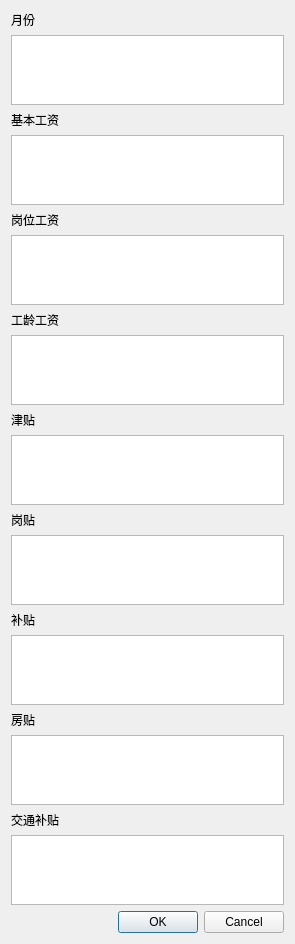
<?xml version="1.0" encoding="UTF-8"?>
<ui version="4.0">
 <class>Dialogsal</class>
 <widget class="QDialog" name="Dialogsal">
  <property name="geometry">
   <rect>
    <x>0</x>
    <y>0</y>
    <width>295</width>
    <height>928</height>
   </rect>
  </property>
  <property name="windowTitle">
   <string>Dialog</string>
  </property>
  <layout class="QVBoxLayout" name="verticalLayout">
   <item>
    <widget class="QLabel" name="labelmonth">
     <property name="text">
      <string>月份</string>
     </property>
    </widget>
   </item>
   <item>
    <widget class="QTextEdit" name="textEdit_month"/>
   </item>
   <item>
    <widget class="QLabel" name="label_J_G">
     <property name="text">
      <string>基本工资</string>
     </property>
    </widget>
   </item>
   <item>
    <widget class="QTextEdit" name="textEdit_J_G"/>
   </item>
   <item>
    <widget class="QLabel" name="label_GW_G">
     <property name="text">
      <string>岗位工资</string>
     </property>
    </widget>
   </item>
   <item>
    <widget class="QTextEdit" name="textEdit_GW_G"/>
   </item>
   <item>
    <widget class="QLabel" name="label_GL_G">
     <property name="text">
      <string>工龄工资</string>
     </property>
    </widget>
   </item>
   <item>
    <widget class="QTextEdit" name="textEdit_GL_G"/>
   </item>
   <item>
    <widget class="QLabel" name="label_J_T">
     <property name="text">
      <string>津贴</string>
     </property>
    </widget>
   </item>
   <item>
    <widget class="QTextEdit" name="textEdit_J_T"/>
   </item>
   <item>
    <widget class="QLabel" name="label_G_T">
     <property name="text">
      <string>岗贴</string>
     </property>
    </widget>
   </item>
   <item>
    <widget class="QTextEdit" name="textEdit_G_T"/>
   </item>
   <item>
    <widget class="QLabel" name="label_B_T">
     <property name="text">
      <string>补贴</string>
     </property>
    </widget>
   </item>
   <item>
    <widget class="QTextEdit" name="textEdit_B_T"/>
   </item>
   <item>
    <widget class="QLabel" name="label_F_T">
     <property name="text">
      <string>房贴</string>
     </property>
    </widget>
   </item>
   <item>
    <widget class="QTextEdit" name="textEdit_F_T"/>
   </item>
   <item>
    <widget class="QLabel" name="label_JT_T">
     <property name="text">
      <string>交通补贴</string>
     </property>
    </widget>
   </item>
   <item>
    <widget class="QTextEdit" name="textEdit_JT_T"/>
   </item>
   <item>
    <widget class="QDialogButtonBox" name="buttonBox">
     <property name="orientation">
      <enum>Qt::Horizontal</enum>
     </property>
     <property name="standardButtons">
      <set>QDialogButtonBox::Cancel|QDialogButtonBox::Ok</set>
     </property>
    </widget>
   </item>
  </layout>
 </widget>
 <resources/>
 <connections>
  <connection>
   <sender>buttonBox</sender>
   <signal>accepted()</signal>
   <receiver>Dialogsal</receiver>
   <slot>accept()</slot>
   <hints>
    <hint type="sourcelabel">
     <x>248</x>
     <y>254</y>
    </hint>
    <hint type="destinationlabel">
     <x>157</x>
     <y>274</y>
    </hint>
   </hints>
  </connection>
  <connection>
   <sender>buttonBox</sender>
   <signal>rejected()</signal>
   <receiver>Dialogsal</receiver>
   <slot>reject()</slot>
   <hints>
    <hint type="sourcelabel">
     <x>316</x>
     <y>260</y>
    </hint>
    <hint type="destinationlabel">
     <x>286</x>
     <y>274</y>
    </hint>
   </hints>
  </connection>
 </connections>
</ui>
